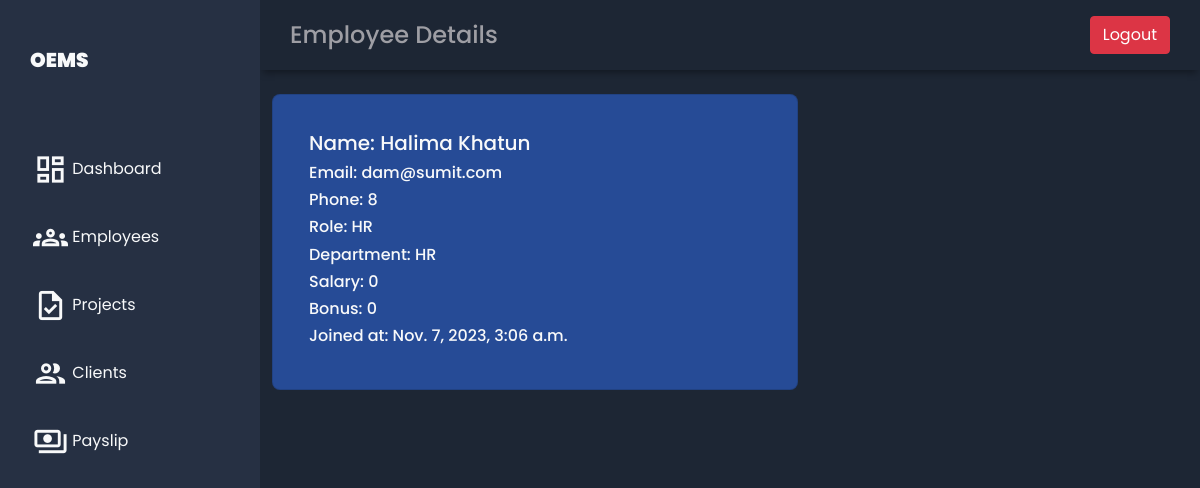
The app's page /emp_details/17 with its own data.
### emp_app/models.py (models this page shows, shortened)
class Employee(models.Model):
    first_name = models.CharField(max_length=100, null=False)
    last_name = models.CharField(max_length=100)
    email = models.EmailField(max_length=100,blank= True)
    dept = models.ForeignKey(Department, on_delete=models.CASCADE)
    role = models.ForeignKey(Role, on_delete=models.CASCADE, blank=True, null=True)
    salary = models.IntegerField(default=0)
    bonus = models.IntegerField(default=0)
    phone = models.IntegerField(default=0)
    hire_date = models.DateTimeField(blank = True, null = True)

class Role(models.Model):
    name = models.CharField(max_length=100)
    def __str__(self):
        return self.name

class Department(models.Model):
    name = models.CharField(max_length=100)

### emp_app/views.py (the view)
# urls.py: path('emp_details/<int:emp_id>', emp_details, name="emp_details"),
def emp_details(request,emp_id=0):
    emp = Employee.objects.get(id=emp_id)
    context = {
        'emp': emp,
    }
    return render(request,'employees/emp_details.html',context)

### templates/employees/emp_details.html (shortened to what this page needs)
{% extends "employees/base.html" %}
{% load static %}
{% block header %}Employee Details{% endblock %}
{% block content %}
<link rel="stylesheet" href="{% static '/css/dashboard.css' %}">
<main class="container mt-4 my-3" style="width:550px;">
    <div class="row">
        <div class="col-12">
          <div class="card">
            <div class="card-body text-light">
              <h5>Name: {{emp.first_name}} {{emp.last_name}}</h5>
              <h6>Email: {{emp.email}}</h6>
              <h6>Phone: {{emp.phone}}</h6>
              <h6>Role: {{emp.role}}</h6>
              <h6>Department: {{emp.dept.name}}</h6>
              <h6>Salary: {{emp.salary}}</h6>
              <h6>Bonus: {{emp.bonus}}</h6>
              <h6>Joined at: {{emp.hire_date}}</h6>
            </div>
          </div>
        </div>
    </div>
</main>
{% endblock %}

### static/css/base.css (style rules this page uses)
body { margin: 0; padding: 0; background-color: #1d2634; color: #9e9ea4; font-family: 'Poppins', sans-serif; }

### static/css/dashboard.css (style rules this page uses)
.card { display: flex; flex-direction: column; justify-content: space-around; padding: 20px; border-radius: 8px; }
.card:first-child { background-color: #264b96; }

### records on screen
Employee: first_name "Halima", last_name "Khatun", email "dam@sumit.com", phone "8", role "HR", dept.name "HR", salary "0", bonus "0", hire_date "Nov. 7, 2023, 3:06 a.m."
